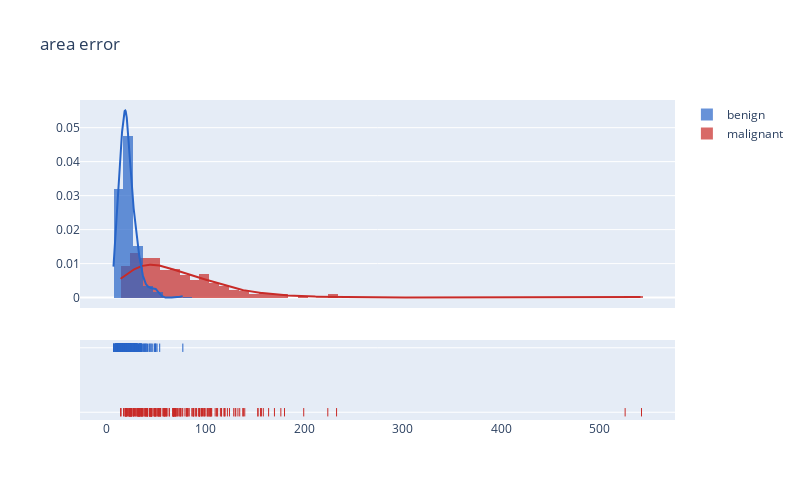

The notebook cell saved with this chart:
### Markdown cell above
##### Distributions of `Error Area` by Target:

### Code cell
#plot_distribution('radius error', .5)
#plot_distribution('texture error', .5)
#plot_distribution('perimeter error', 5)
plot_distribution('area error', 10)
#plot_distribution('smoothness error', .5)
#plot_distribution('compactness error' .5)
#plot_distribution('concavity error' .5)
#plot_distribution('concave points error' .5)
#plot_distribution('symmetry error' .5)
#plot_distribution('fractal dimension error' .5)

### Figure 1 — Plotly figure (JSON) as saved in the notebook; plotly's stock layout.template omitted (floating-point values rounded to 4 significant figures; data arrays with more than 128 entries replaced by an {"elided": "..."} marker saying what was removed)
{"data": [{"autobinx": false, "histnorm": "probability density", "legendgroup": "malignant", "marker": {"color": "#c82b28"}, "name": "malignant", "opacity": 0.7, "type": "histogram", "x": {"elided": "212 float values"}, "xaxis": "x", "xbins": {"end": 542.2, "size": 10, "start": 13.99}, "yaxis": "y"}, {"autobinx": false, "histnorm": "probability density", "legendgroup": "benign", "marker": {"color": "#2865c8"}, "name": "benign", "opacity": 0.7, "type": "histogram", "x": {"elided": "357 float values"}, "xaxis": "x", "xbins": {"end": 77.11, "size": 10, "start": 6.802}, "yaxis": "y"}, {"legendgroup": "malignant", "marker": {"color": "#c82b28"}, "mode": "lines", "name": "malignant", "showlegend": false, "type": "scatter", "x": {"elided": "500 float values"}, "xaxis": "x", "y": {"elided": "500 float values"}, "yaxis": "y"}, {"legendgroup": "benign", "marker": {"color": "#2865c8"}, "mode": "lines", "name": "benign", "showlegend": false, "type": "scatter", "x": {"elided": "500 float values"}, "xaxis": "x", "y": {"elided": "500 float values"}, "yaxis": "y"}, {"legendgroup": "malignant", "marker": {"color": "#c82b28", "symbol": "line-ns-open"}, "mode": "markers", "name": "malignant", "showlegend": false, "type": "scatter", "x": {"elided": "212 float values"}, "xaxis": "x", "y": {"elided": "212 str values"}, "yaxis": "y2"}, {"legendgroup": "benign", "marker": {"color": "#2865c8", "symbol": "line-ns-open"}, "mode": "markers", "name": "benign", "showlegend": false, "type": "scatter", "x": {"elided": "357 float values"}, "xaxis": "x", "y": {"elided": "357 str values"}, "yaxis": "y2"}], "layout": {"barmode": "overlay", "height": 500, "hovermode": "closest", "legend": {"traceorder": "reversed"}, "title": {"text": "area error"}, "width": 800, "xaxis": {"anchor": "y2", "domain": [0, 1], "zeroline": false}, "yaxis": {"anchor": "free", "domain": [0.35, 1], "position": 0}, "yaxis2": {"anchor": "x", "domain": [0, 0.25], "dtick": 1, "showticklabels": false}}}
